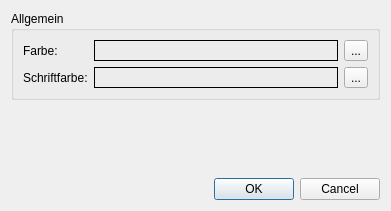
<?xml version="1.0" encoding="UTF-8"?>
<ui version="4.0">
 <class>EditPlayerDialog</class>
 <widget class="QDialog" name="EditPlayerDialog">
  <property name="geometry">
   <rect>
    <x>0</x>
    <y>0</y>
    <width>391</width>
    <height>211</height>
   </rect>
  </property>
  <property name="windowTitle">
   <string>Slot editieren</string>
  </property>
  <layout class="QVBoxLayout" name="verticalLayout_2">
   <item>
    <widget class="QGroupBox" name="groupBox_2">
     <property name="title">
      <string>Allgemein</string>
     </property>
     <property name="flat">
      <bool>true</bool>
     </property>
     <layout class="QGridLayout" name="gridLayout_3">
      <item row="0" column="0">
       <widget class="QLabel" name="label_4">
        <property name="sizePolicy">
         <sizepolicy hsizetype="Fixed" vsizetype="Preferred">
          <horstretch>0</horstretch>
          <verstretch>0</verstretch>
         </sizepolicy>
        </property>
        <property name="text">
         <string>Farbe:</string>
        </property>
       </widget>
      </item>
      <item row="0" column="1">
       <widget class="QLabel" name="colorLabel">
        <property name="sizePolicy">
         <sizepolicy hsizetype="Expanding" vsizetype="Preferred">
          <horstretch>0</horstretch>
          <verstretch>0</verstretch>
         </sizepolicy>
        </property>
        <property name="autoFillBackground">
         <bool>false</bool>
        </property>
        <property name="styleSheet">
         <string notr="true">border:1px solid #000000;</string>
        </property>
       </widget>
      </item>
      <item row="0" column="2">
       <widget class="QToolButton" name="selectColorButton">
        <property name="text">
         <string notr="true">...</string>
        </property>
       </widget>
      </item>
      <item row="1" column="0">
       <widget class="QLabel" name="label">
        <property name="text">
         <string>Schriftfarbe:</string>
        </property>
       </widget>
      </item>
      <item row="1" column="1">
       <widget class="QLabel" name="fontColorLabel">
        <property name="sizePolicy">
         <sizepolicy hsizetype="Expanding" vsizetype="Preferred">
          <horstretch>0</horstretch>
          <verstretch>0</verstretch>
         </sizepolicy>
        </property>
        <property name="styleSheet">
         <string notr="true">border:1px solid #000000;</string>
        </property>
       </widget>
      </item>
      <item row="1" column="2">
       <widget class="QToolButton" name="selectFontColorButton">
        <property name="text">
         <string notr="true">...</string>
        </property>
       </widget>
      </item>
     </layout>
    </widget>
   </item>
   <item>
    <widget class="DeviceSelectWidget" name="deviceSelectWidget" native="true"/>
   </item>
   <item>
    <widget class="QDialogButtonBox" name="buttonBox">
     <property name="orientation">
      <enum>Qt::Horizontal</enum>
     </property>
     <property name="standardButtons">
      <set>QDialogButtonBox::Cancel|QDialogButtonBox::Ok</set>
     </property>
    </widget>
   </item>
  </layout>
 </widget>
 <customwidgets>
  <customwidget>
   <class>DeviceSelectWidget</class>
   <extends>QWidget</extends>
   <header>deviceselectwidget.h</header>
   <container>1</container>
  </customwidget>
 </customwidgets>
 <resources/>
 <connections>
  <connection>
   <sender>buttonBox</sender>
   <signal>accepted()</signal>
   <receiver>EditPlayerDialog</receiver>
   <slot>accept()</slot>
   <hints>
    <hint type="sourcelabel">
     <x>248</x>
     <y>254</y>
    </hint>
    <hint type="destinationlabel">
     <x>157</x>
     <y>274</y>
    </hint>
   </hints>
  </connection>
  <connection>
   <sender>buttonBox</sender>
   <signal>rejected()</signal>
   <receiver>EditPlayerDialog</receiver>
   <slot>reject()</slot>
   <hints>
    <hint type="sourcelabel">
     <x>316</x>
     <y>260</y>
    </hint>
    <hint type="destinationlabel">
     <x>286</x>
     <y>274</y>
    </hint>
   </hints>
  </connection>
 </connections>
</ui>
